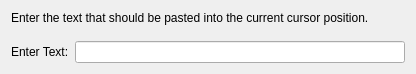
<?xml version="1.0" encoding="UTF-8"?>
<ui version="4.0">
 <class>SelectQuoteText</class>
 <widget class="QWidget" name="SelectQuoteText">
  <property name="geometry">
   <rect>
    <x>0</x>
    <y>0</y>
    <width>416</width>
    <height>68</height>
   </rect>
  </property>
  <layout class="QVBoxLayout" name="verticalLayout">
   <item>
    <widget class="QLabel" name="label_2">
     <property name="text">
      <string>Enter the text that should be pasted into the current cursor position.</string>
     </property>
    </widget>
   </item>
   <item>
    <spacer name="verticalSpacer">
     <property name="orientation">
      <enum>Qt::Vertical</enum>
     </property>
     <property name="sizeType">
      <enum>QSizePolicy::Fixed</enum>
     </property>
     <property name="sizeHint" stdset="0">
      <size>
       <width>20</width>
       <height>10</height>
      </size>
     </property>
    </spacer>
   </item>
   <item>
    <layout class="QHBoxLayout" name="horizontalLayout">
     <item>
      <widget class="QLabel" name="label">
       <property name="text">
        <string>Enter Text:</string>
       </property>
       <property name="buddy">
        <cstring>klineedit</cstring>
       </property>
      </widget>
     </item>
     <item>
      <widget class="KLineEdit" name="klineedit">
       <property name="toolTip">
        <string>Enter the text that should be pasted when the action is used.</string>
       </property>
       <property name="showClearButton" stdset="0">
        <bool>false</bool>
       </property>
      </widget>
     </item>
    </layout>
   </item>
  </layout>
 </widget>
 <customwidgets>
  <customwidget>
   <class>KLineEdit</class>
   <extends>QLineEdit</extends>
   <header>klineedit.h</header>
  </customwidget>
 </customwidgets>
 <resources/>
 <connections/>
</ui>
